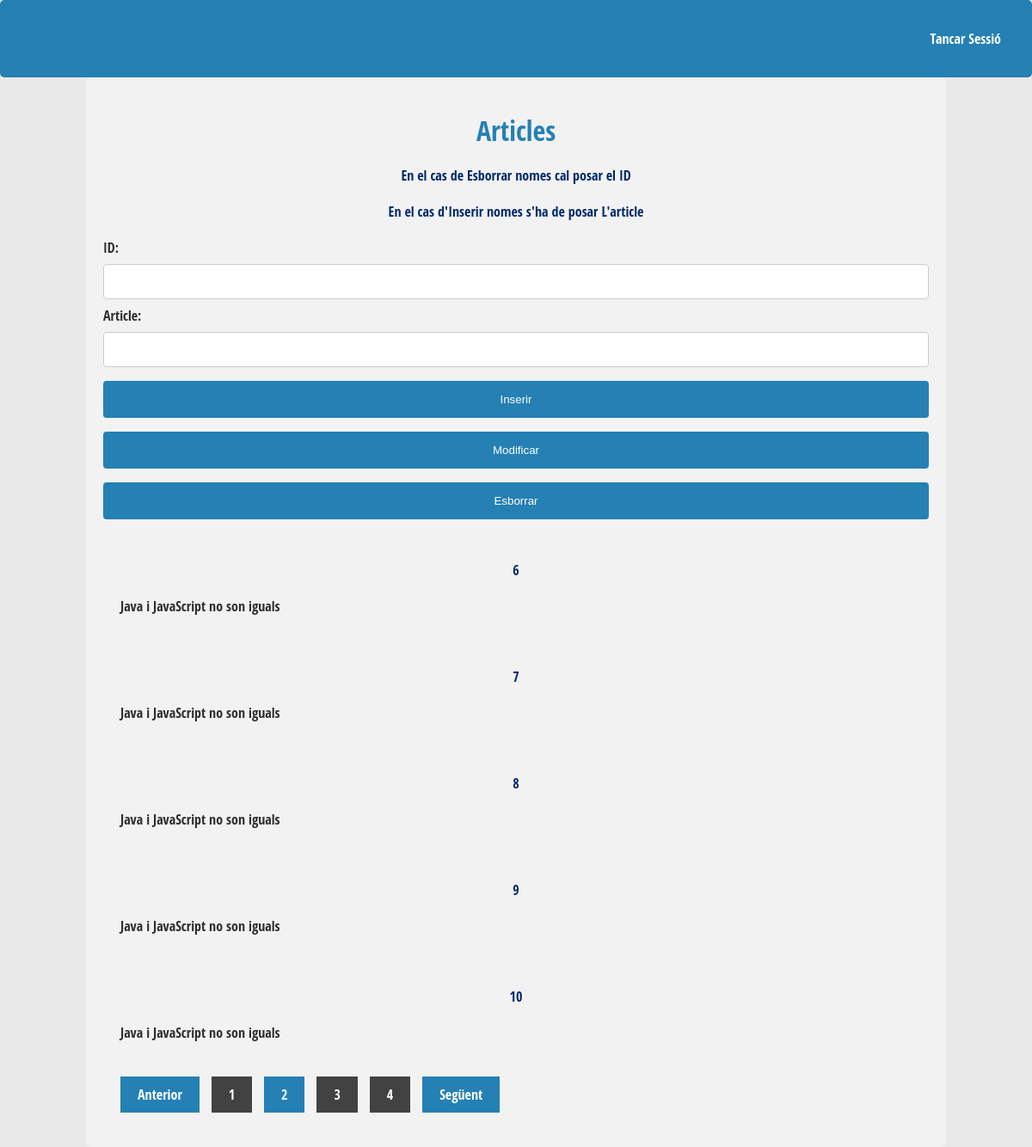
/Controlador/usuari.php?pagina=2, run on an earlier commit of the app's database.
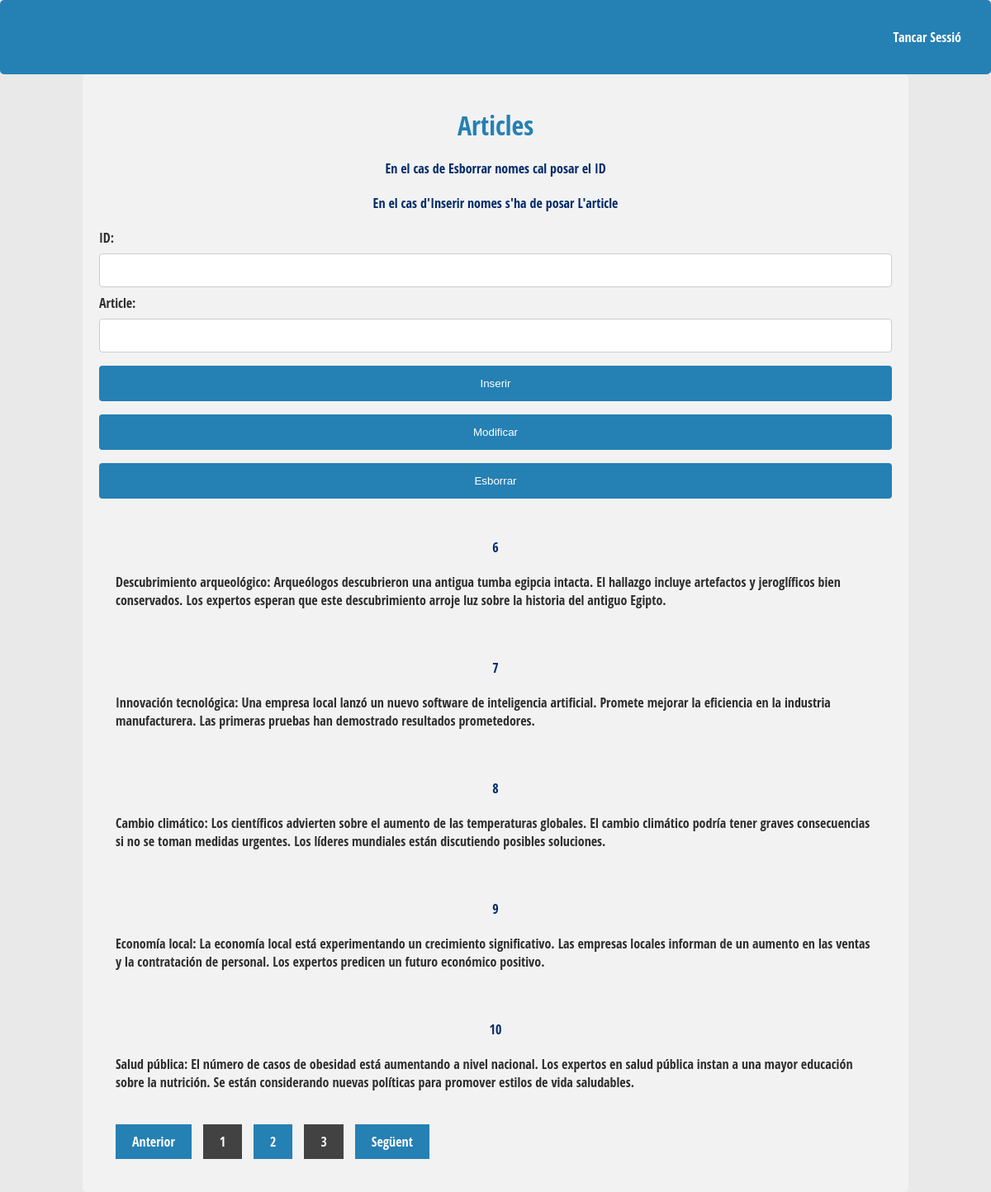
And on a later commit of the database.
### tables this page shows
CREATE TABLE IF NOT EXISTS `articles` (
  `id` int(200) NOT NULL AUTO_INCREMENT,
  `article` text NOT NULL,
  PRIMARY KEY (`id`)
);

### Controlador/usuari.php (called while the page is built, shortened)
<?php
  $connexio = conectar();
    if (isset($_GET['articles'])) {
      $limit = $_GET['articles'];
    } else {
      $limit = 5;
    }
    $pagina = isset($_GET['pagina']) && is_numeric($_GET['pagina']) ? $_GET['pagina'] : 1;
    $iLimit = ($pagina-1)*$limit;
    $stmt = $connexio->prepare("SELECT * FROM articles");
    $stmt->execute();
    $totalResultats = $stmt->rowCount();
    $totalPagines = ceil($totalResultats/$limit);
  $stmt = $connexio->prepare('SELECT * FROM articles ORDER BY id LIMIT ?, ?');
  $stmt->bindParam(1, $iLimit, PDO::PARAM_INT);
  $stmt->bindParam(2, $limit, PDO::PARAM_INT);
  $stmt->execute();
  $articles = $stmt->fetchAll();
  include '../Vista/usuari.vista.php'
  ?>

### Vista/usuari.vista.php (the view, shortened to what this page needs)
<!DOCTYPE html>
<html lang="en">
<head>
	<link rel="stylesheet" href="../Estils/estils.css">
</head>
<body>
<div class="navbar">
    <a href="../index.php">Tancar Sessió</a>
</div>
<div class="contenidor">
		<h1>Articles</h1>
        <form method="post" action="<?php echo htmlspecialchars($_SERVER["PHP_SELF"]);?>">
        <h4>En el cas de Esborrar  nomes cal posar el ID</h4>
        <h4>En el cas d'Inserir nomes s'ha de posar L'article</h4>
        <label> ID: </label>
        <input type="number" id="id" name="id">
        <label> Article:</label>
        <input type="text" id="article" name="article"> </input>
        <input type="submit" name="inserir" value="Inserir">
        <input type="submit" name="modificar" value="Modificar">
        <input type="submit" name="esborrar" value="Esborrar">
    </form>
		<?php foreach($articles as $article): ?>
    <div class="article">
        <h4><?php echo $article['id'];?></h4>
        <p><?php echo $article['article'];?></p>
    </div>
    <?php endforeach; ?>
<div class="paginacio">
<ul>
  <?php if ($pagina > 1): ?>
   <li class="active"> <a href='<?php echo "?pagina=".($pagina-1); ?>' >Anterior</a> </li>
  <?php else: ?>
  <li class="disabled"> <a>Anterior</a> </li>
  <?php endif; ?>
  <?php for($i = 1; $i <= $totalPagines; $i++): ?>
    <?php if ($pagina == $i): ?>
     <li class="active"> <a ><?php echo $i; ?></a></li>
    <?php else: ?>
     <li> <a href='<?php echo "?pagina=".$i; ?>'><?php echo $i; ?></a> </li>
    <?php endif; ?>
  <?php endfor; ?>
  <?php if ($pagina < $totalPagines): ?>
   <li class="active"> <a href='<?php echo "?pagina=".($pagina+1); ?>'>Següent</a></li>
  <?php else: ?>
   <li class="disabled"> <a>Següent</a> </li>
  <?php endif; ?>
	</ul>
</div>
</div>
</body>
</html>

What changed in the data, as far as the page shows it:
changed articles id 6: article "Java i JavaScript no son iguals" → "Descubrimiento arqueológico: Arqueólogos descubrieron una antigua tumba egipcia intacta. El hallazgo incluye artefactos y jeroglíficos bien conservados. Los expertos esperan que este descubrimiento arroje luz sobre la historia del antiguo Egipto."
changed articles id 7: article "Java i JavaScript no son iguals" → "Innovación tecnológica: Una empresa local lanzó un nuevo software de inteligencia artificial. Promete mejorar la eficiencia en la industria manufacturera. Las primeras pruebas han demostrado resultados prometedores."
changed articles id 8: article "Java i JavaScript no son iguals" → "Cambio climático: Los científicos advierten sobre el aumento de las temperaturas globales. El cambio climático podría tener graves consecuencias si no se toman medidas urgentes. Los líderes mundiales están discutiendo posibles soluciones."
changed articles id 9: article "Java i JavaScript no son iguals" → "Economía local: La economía local está experimentando un crecimiento significativo. Las empresas locales informan de un aumento en las ventas y la contratación de personal. Los expertos predicen un futuro económico positivo."
changed articles id 10: article "Java i JavaScript no son iguals" → "Salud pública: El número de casos de obesidad está aumentando a nivel nacional. Los expertos en salud pública instan a una mayor educación sobre la nutrición. Se están considerando nuevas políticas para promover estilos de vida saludables."
Also different on the page:
list line gone: "4"
